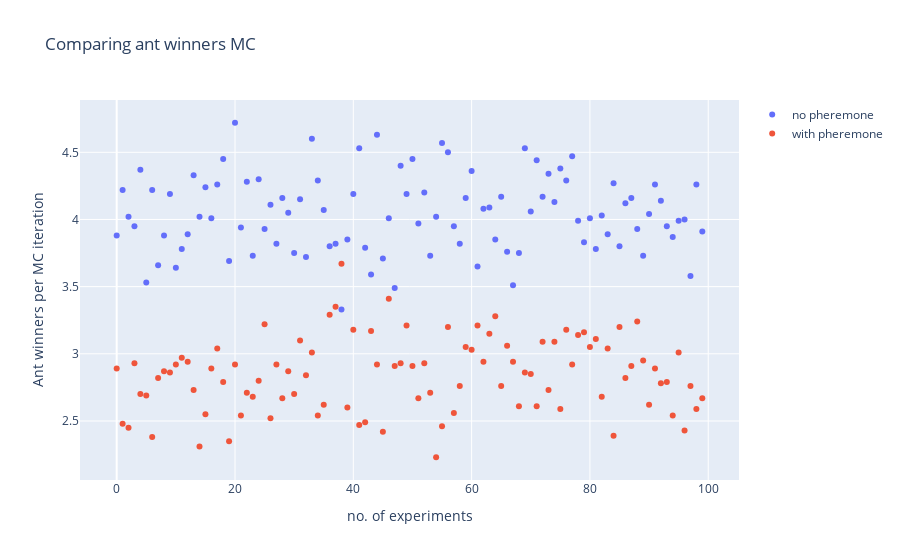

Notebook cell for this chart:
### Code cell
fig = go.Figure()
x_axis = list(range(num_points))

fig.add_trace(go.Scatter(x=x_axis, y=ant_winner_list_mc_random,
                    mode='markers',
                    name='no pheremone'))
fig.add_trace(go.Scatter(x=x_axis, y=ant_winner_list_mc_optimised,
                    mode='markers',
                    name='with pheremone'))
fig.update_layout(title='Comparing ant winners MC',
                   xaxis_title='no. of experiments',
                   yaxis_title='Ant winners per MC iteration')
fig.show()
print("Mean ant winner without pheremone: ", np.nanmean(ant_winner_list_mc_random))
print("Median ant winner without pheremone: ", np.nanmedian(ant_winner_list_mc_random))
print("Mean ant winner with pheremone: ", np.nanmean(ant_winner_list_mc_optimised))
print("Median ant winner with pheremone: ", np.nanmedian(ant_winner_list_mc_optimised))

### Figure 1 — Plotly figure (JSON) as saved in the notebook; plotly's stock layout.template omitted (floating-point values rounded to 4 significant figures; data arrays with more than 128 entries replaced by an {"elided": "..."} marker saying what was removed)
{"data": [{"mode": "markers", "name": "no pheremone", "type": "scatter", "x": [0, 1, 2, 3, 4, 5, 6, 7, 8, 9, 10, 11, 12, 13, 14, 15, 16, 17, 18, 19, 20, 21, 22, 23, 24, 25, 26, 27, 28, 29, 30, 31, 32, 33, 34, 35, 36, 37, 38, 39, 40, 41, 42, 43, 44, 45, 46, 47, 48, 49, 50, 51, 52, 53, 54, 55, 56, 57, 58, 59, 60, 61, 62, 63, 64, 65, 66, 67, 68, 69, 70, 71, 72, 73, 74, 75, 76, 77, 78, 79, 80, 81, 82, 83, 84, 85, 86, 87, 88, 89, 90, 91, 92, 93, 94, 95, 96, 97, 98, 99], "y": {"elided": "1000 float values"}}, {"mode": "markers", "name": "with pheremone", "type": "scatter", "x": [0, 1, 2, 3, 4, 5, 6, 7, 8, 9, 10, 11, 12, 13, 14, 15, 16, 17, 18, 19, 20, 21, 22, 23, 24, 25, 26, 27, 28, 29, 30, 31, 32, 33, 34, 35, 36, 37, 38, 39, 40, 41, 42, 43, 44, 45, 46, 47, 48, 49, 50, 51, 52, 53, 54, 55, 56, 57, 58, 59, 60, 61, 62, 63, 64, 65, 66, 67, 68, 69, 70, 71, 72, 73, 74, 75, 76, 77, 78, 79, 80, 81, 82, 83, 84, 85, 86, 87, 88, 89, 90, 91, 92, 93, 94, 95, 96, 97, 98, 99], "y": {"elided": "1000 float values"}}], "layout": {"title": {"text": "Comparing ant winners MC"}, "xaxis": {"title": {"text": "no. of experiments"}}, "yaxis": {"title": {"text": "Ant winners per MC iteration"}}}}
